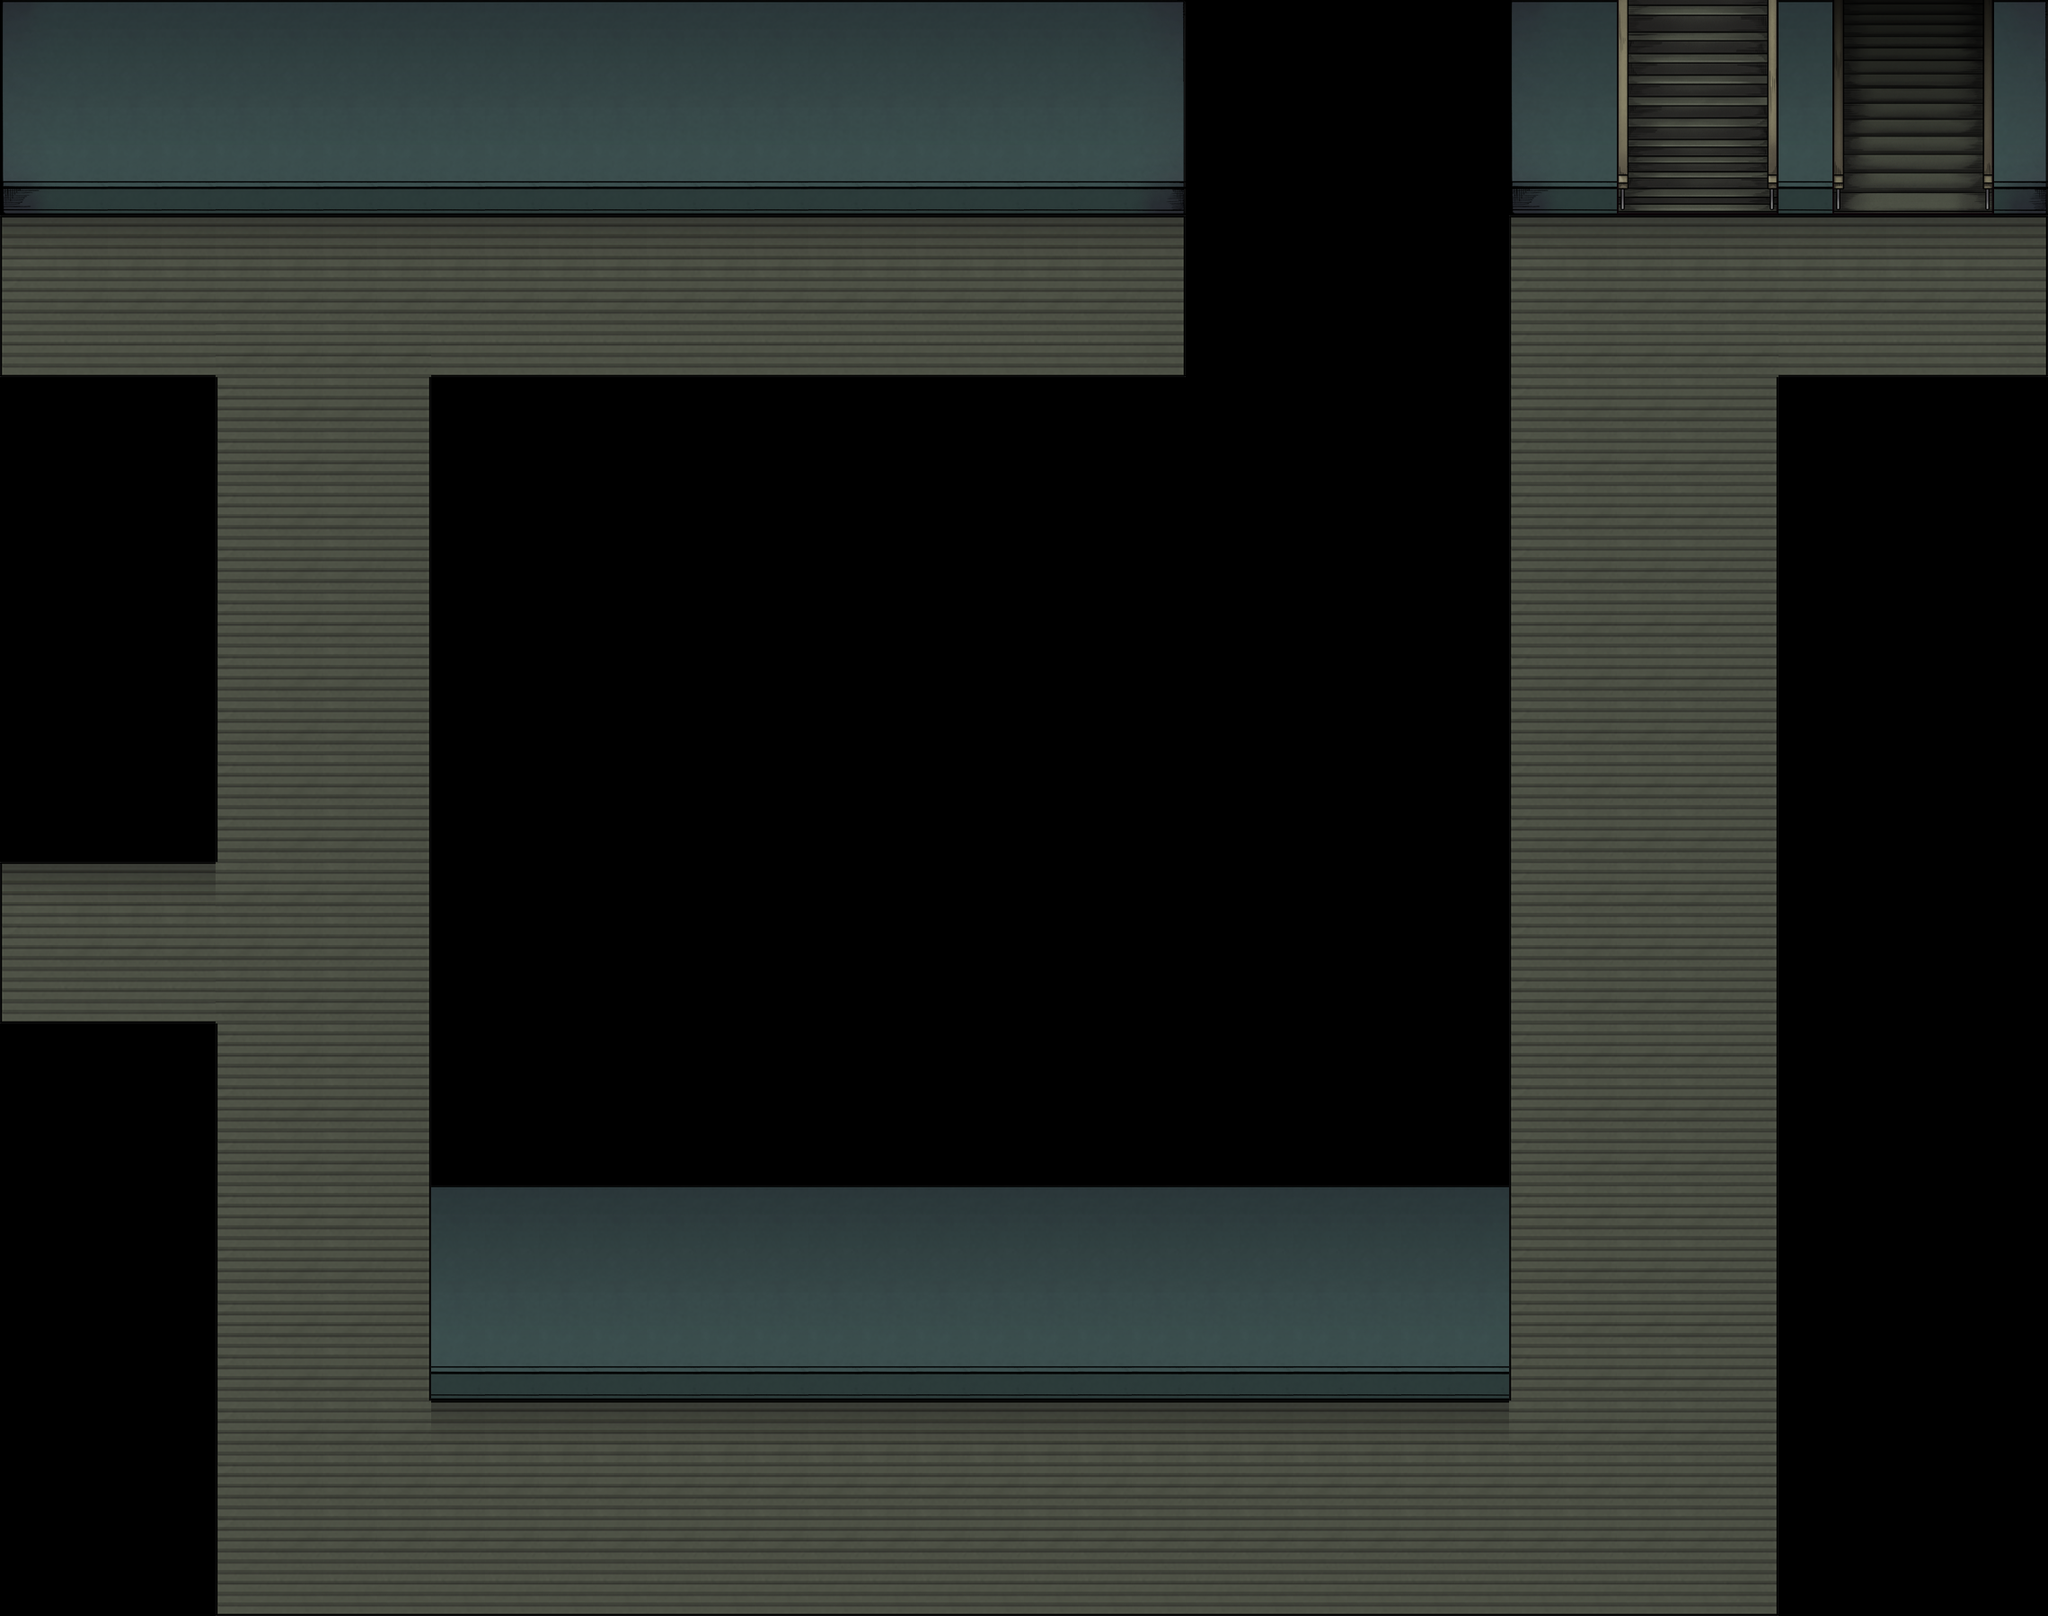

This game map was drawn from its Tiled (.tmx) file and the tilesets committed beside it. A one-line description and the trimmed map source follow:
An orthogonal 38x30 tile map with 60x60 px tiles, 1 tile layer (圖塊層 1), 4 tilesets.

<map version="1.0" orientation="orthogonal" renderorder="left-up" width="38" height="30" tilewidth="60" tileheight="60" nextobjectid="1">
 <tileset firstgid="1" name="1-2_2F_wall" tilewidth="60" tileheight="60" tilecount="12">
  <image source="../img/1-2_2F_wall.png" trans="ff00ff" width="180" height="240" />
 </tileset>
 <tileset firstgid="13" name="1-2_2F_floor" tilewidth="60" tileheight="60" tilecount="9">
  <image source="../img/1-2_2F_floor.png" trans="ff00ff" width="180" height="180" />
 </tileset>
 <tileset firstgid="22" name="1-2_2F_stairs1" tilewidth="60" tileheight="60" tilecount="15">
  <image source="../img/1-2_2F_stairs1.png" trans="ff00ff" width="180" height="300" />
 </tileset>
 <tileset firstgid="37" name="1-2_2F_stairs2" tilewidth="60" tileheight="60" tilecount="15">
  <image source="../img/1-2_2F_stairs2.png" trans="ff00ff" width="180" height="300" />
 </tileset>
 <layer name="圖塊層 1" width="38" height="30">
  <data>[1140 cells, 603 non-empty, 45 distinct tile ids]</data>
 </layer>
</map>
